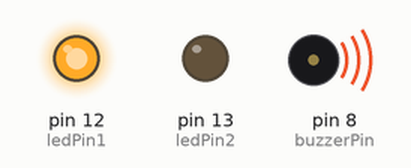
Bench run of a sketch on a simulated Arduino Uno, built with avr-gcc and run on an emulated ATmega328P. Parts: output pins drawn as LEDs (lit = HIGH), buzzer (waves = sounding).

Above: at 20.3 s.
At 36.44 s:
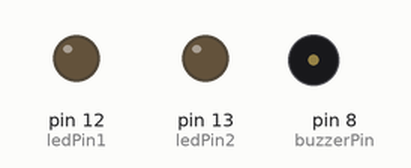
At 52.1 s:
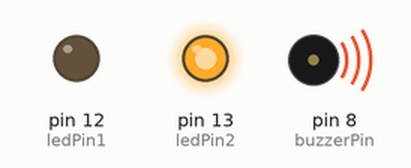
Timing chart, 0 to 54.8 s (numbered marks = the images above):
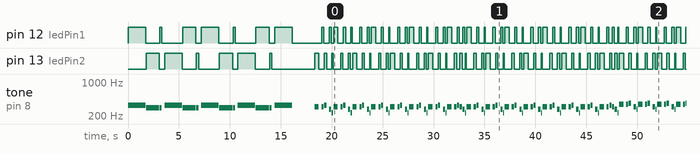

The sketch:

playshootingstar.ino
```cpp
const int c = 261;
const int cS = 277;
const int d = 294;
const int dS = 311;
const int e = 329;
const int f = 349;
const int fS= 370;
const int g = 391;
const int gS = 415;
const int a = 440;
const int aS = 466;
const int aL =220;
const int b = 494;
const int cH = 523;
const int cSH = 554;
const int dH = 587;
const int dSH = 622;
const int eH = 659;
const int fH = 698;
const int fSH = 740;
const int gH = 784;
const int gSH = 830;
const int aH = 880;
const int aSL= 233;
const int gSL = 415;

const int buzzerPin = 8;
const int ledPin1 = 12;
const int ledPin2 = 13;
const int constante = 575;
const int black = constante*3/4;
const int corchea = constante*3/8;
const int semi = constante*3/16;
int counter = 0;

void setup()
{
  //Setup pin modes
  pinMode(buzzerPin, OUTPUT);
  pinMode(ledPin1, OUTPUT);
  pinMode(ledPin2, OUTPUT);
  beep(e,black*4);
  beep(d,black*3);
  beep(d,corchea);
  delay(corchea);
  beep(e,black*4);
  beep(d,black*3);
  beep(d,corchea);
  delay(corchea);
  beep(e,black*4);
  beep(d,black*3);
  beep(d,corchea);
  delay(corchea);
  beep(e,black*4);
  beep(d,black*3);
  beep(d,corchea);
  delay(corchea);
  beep(e,black*4);
  delay(black*4);
  delay(black);
  beep(dS,black);
}

void loop()
{
int i = 0,j=0;
for (j = 0; j < 2; j++) {
for (i = 0; i < 7;i++) {
firstSection(false,false);
}
firstSection(true,j==1);
}
for (i = 0; i < 7;i++) {
sndSection(false,false);
}
sndSection(true,false);
sndSection(false,false);
sndSection(true,true);
for (j = 0; j < 6; j++) {
thrdSection(false,false);
}
thrdSection(false,true);
for (j = 0; j < 7; j++) {
forthSection(false);
}
forthSection(true);
for (j = 0; j < 3; j++) {
fifthSection(false);
}
fifthSection(true);
fifthSection(false);
fifthSection(false);
 /*
  //Play first section
  firstSection();

  //Play second section
  secondSection();

  //Variant 1
  beep(f, 250);
  beep(gS, 500);
  beep(f, 350);
  beep(a, 125);
  beep(cH, 500);
  beep(a, 375);
  beep(cH, 125);
  beep(eH, 650);

  delay(500);

  //Repeat second section
  secondSection();

  //Variant 2
  beep(f, 250);
  beep(gS, 500);
  beep(f, 375);
  beep(cH, 125);
  beep(a, 500);
  beep(f, 375);
  beep(cH, 125);
  beep(a, 650);

  delay(650); */
}

void beep(int note, int duration)
{
  //Play tone on buzzerPin
  tone(buzzerPin, note, duration);

  //Play different LED depending on value of 'counter'
  if(counter % 2 == 0)
  {
    digitalWrite(ledPin1, HIGH);
    delay(duration);
    digitalWrite(ledPin1, LOW);
  }else
  {
    digitalWrite(ledPin2, HIGH);
    delay(duration);
    digitalWrite(ledPin2, LOW);
  }

  //Stop tone on buzzerPin
  noTone(buzzerPin);

  delay(50);

  //Increment counter
  counter++;
}

void firstSection(bool trans,bool up)
{
  delay(corchea);
  beep(dS,corchea);
  beep(e,corchea);
  if (trans) {
      beep(dS,corchea);
    } else {
      delay(corchea);
  }
  beep(cS,corchea);
  beep(aSL,semi);
  if (up) {
    beep(f,black);
  } else {
    beep(dS,black);
  }
}

void sndSection(bool trans,bool up)
{
  delay(corchea);
  beep(f,corchea);
  beep(fS,corchea);
  if (trans) {
      beep(f,corchea);
    } else {
      delay(corchea);
  }
  beep(dS,corchea);
  beep(cS,semi);
  if (up) {
    beep(g,black);
  } else {
    beep(f,black);
  }
}

 void thrdSection(bool trans,bool up)
{
  delay(corchea);
  beep(g,corchea);
  beep(gS,corchea);
  if (trans) {
      beep(g,corchea);
    } else {
      delay(corchea);
  }
  beep(f,corchea);
  beep(dS,semi);
  if (up) {
    beep(aS,black);
  } else {
    beep(g,black);
  }
}
 void forthSection(bool trans)
{
  delay(corchea);
  if (trans) {
    beep(gS,semi);
    delay(semi);
    beep(g,semi);
    delay(semi);
    beep(gS,semi);
    delay(semi);
    beep(gS,semi);
    delay(semi);
    beep(f,semi);
    delay(semi);
    beep(cH,black);
  } else {
    beep(aS,corchea);
    beep(b,corchea);
    delay(corchea);
    beep(gS,corchea);
    beep(fS,semi);
    beep(aS,black);
  }
}

 void fifthSection(bool var)
{
  if (var) {
    beep(gS,semi);
    delay(semi);
    beep(g,semi);
    delay(semi);
    beep(gS,semi);
    delay(semi);
    beep(g,semi);
    delay(semi);
    beep(gS,semi);
    delay(semi);
    beep(cH,black);
  } else {
    delay(corchea);
    beep(cH,corchea);
    beep(cSH,corchea);
    delay(corchea);
    beep(aS,corchea);
    beep(gS,semi);
    beep(cH,black);
  }
}
```

Measured:
- by itself, pin 12 (ledPin1): HIGH → LOW at 1.7 s, → HIGH 1.4 s later, → LOW 0.22 s later, → HIGH 2.0 s later, … (317 changes in this stretch)
- by itself, pin 13 (ledPin2): HIGH → LOW at 3.1 s, → HIGH 0.53 s later, → LOW 1.7 s later, → HIGH 1.4 s later, … (317 changes in this stretch)
- by itself, tone on pin 8 (buzzerPin): plays 329 Hz for 1.7 s, 294 Hz for 1.3 s, 294 Hz for 0.22 s, 329 Hz for 1.7 s, 294 Hz for 1.3 s, 294 Hz for 0.22 s … (318 notes in this stretch)
